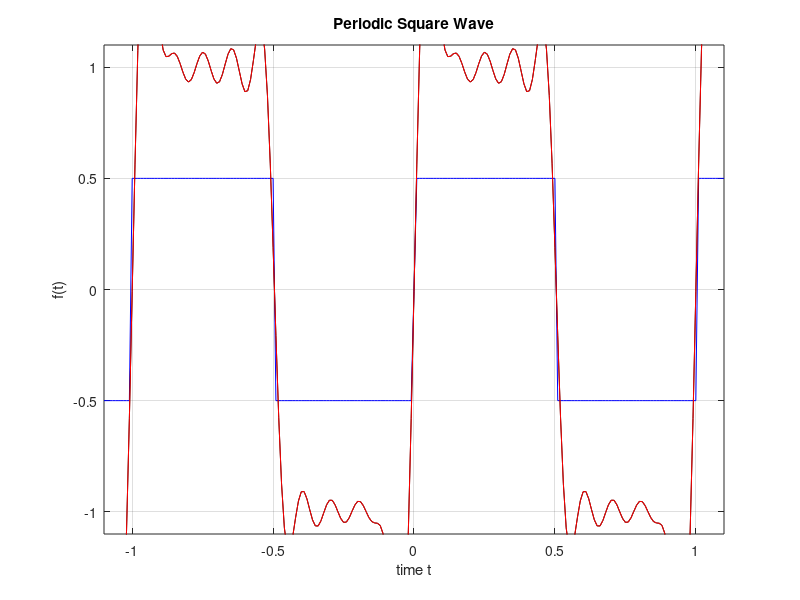
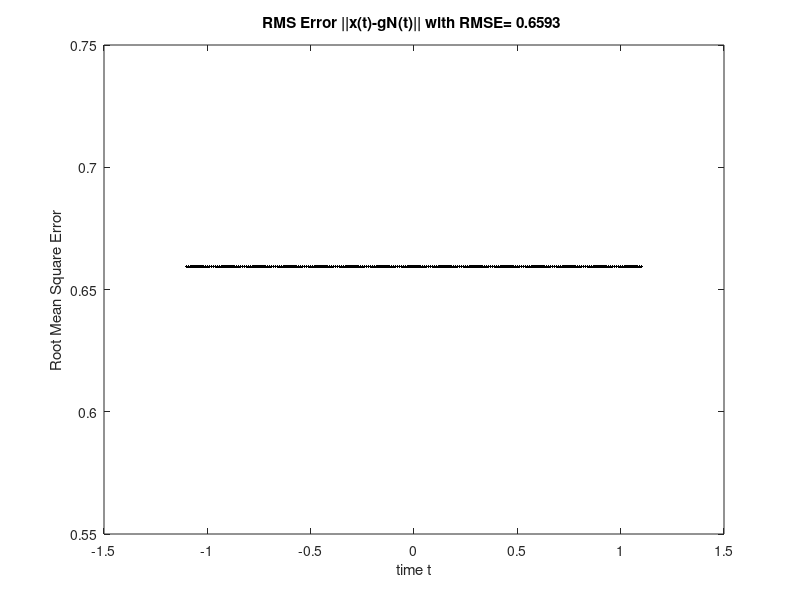

These figures' MATLAB source, in order:
%% Lab4
%    Name : Yamin Yee
%    Date : Oct 10, 2019
%    Lab Assignment : #05  

clear all; close all; clc; format compact;
disp('Lab #5');
disp(' ');
disp('%%%% Yamin Yee          %%%%');
disp('%%%% CECS 463 Fall 2019 %%%%');
disp('%%%% Lab Assignment #05 %%%%');
disp('%%%% 10/15/2019          %%%%');
disp(' ');
str=datestr(now); disp(['Matlab Time Stamp: ',str]);
disp('');


%% Problem 1
T=1; %Fundamental Period
F=1/T; w=2*pi*F;
dT=0.01; %step sizez
t = -1.1:dT:1.1; %declare the range of t over the fundamental period 0<t<1
x=.5*sign(sin(w*t)); %square wave
%sq=.5*(square(2*pi*F*t,50)); %square wave
figure();
plot(t,x,'b');
hold on; grid on;
axis([-1.1, 1.1, -1.1, 1.1]); title('Periodic Square Wave');
xlabel('time t');ylabel('f(t)');
c0=(1/T)*sum(x*dT);
N=9;
for n=1:N
cn(n)=(dT/T)*sum(x.*exp(-1j*2*pi*n*t/T));
end
c_n=conj(cn);
f=c0;
for n=1:N
f=f+cn(n)*exp(1j*w*n*t)+c_n(n)*exp(-1j*w*n*t);
end
plot(t,f,'k');
%Matrix Formulation
n=0;
Wn=exp(1j*w*t'*n);
W_n=conj(Wn);
c0=(dT/T)*x*W_n;
n=1:N;
Wn=exp(1j*w*t'*n); % T is period, t is time vector, n is coefficient index vector.
W_n=conj(Wn); % Simply the conjugate of Wn, & c0 is average value of function
cn=(dT/T)*x*W_n;
c_n=conj(cn);
gN=c0+Wn*cn.'+W_n*c_n.'; % Careful not to conjugate transpose the row vector cn
plot(t,gN,'r');
%RMSE
%Both Row vectors checked
[r,c]=size(x);
[r,c]=size(f);
[r,c]=size(gN);
figure();
rmse = sqrt(sum(abs(x-f).^2)/length(x));
grid on; plot(t,rmse,'k');
str = sprintf ('RMS Error ||x(t)-gN(t)|| with RMSE= %6.4f ', rmse);
title(str); xlabel('time t'); ylabel('Root Mean Square Error');
fprintf('Number of coefficients for rmse<0.075 is %i',N);
